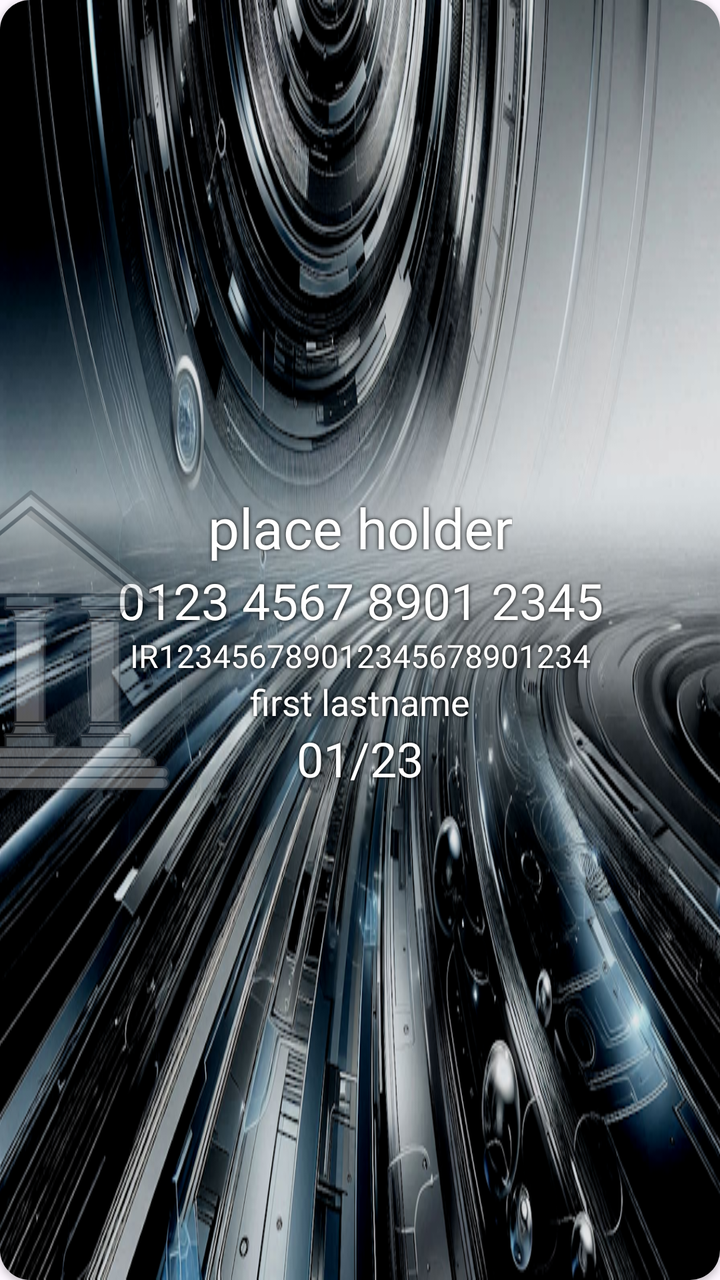
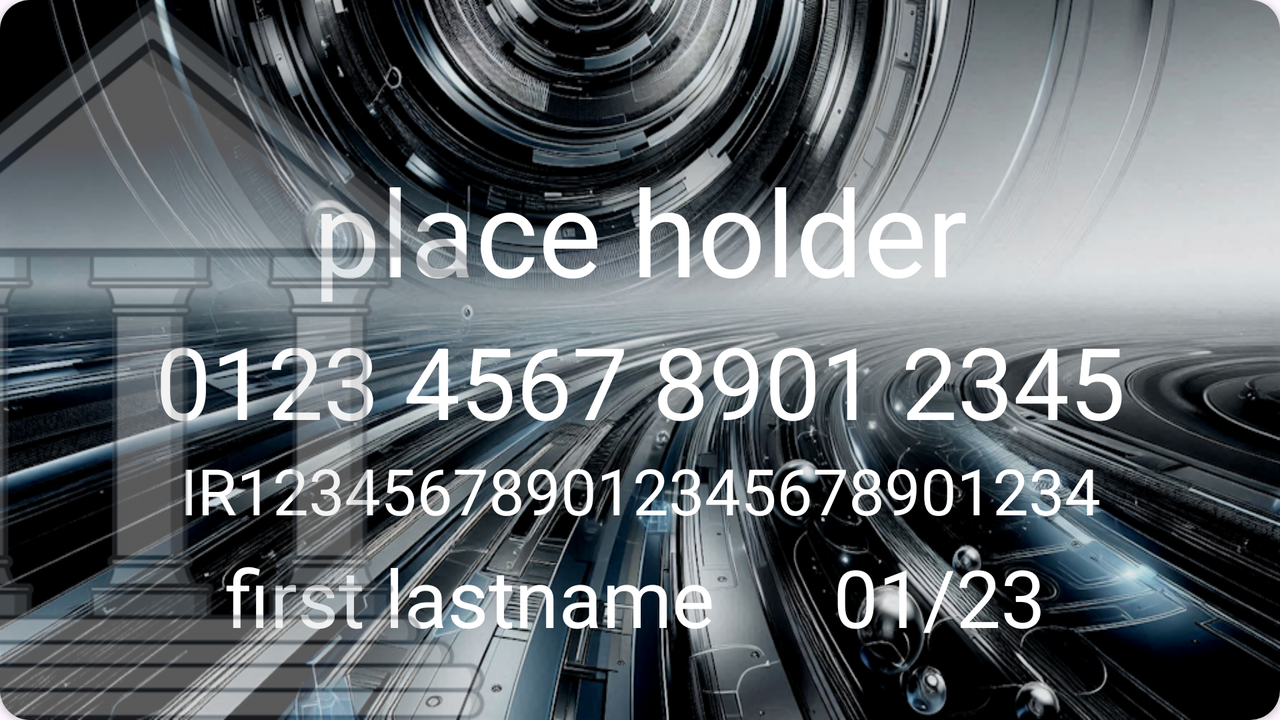

The same Android screen from two of the app's own layout files: first res/layout/ as a phone draws it, then the author's variant for another configuration, drawn on a device whose configuration selects that folder. Both files follow.
<!-- AndroidManifest.xml: application theme Theme.BankTest1 -->
<!-- res/layout/bank_card_view.xml -->
<?xml version="1.0" encoding="utf-8"?>
<androidx.cardview.widget.CardView xmlns:android="http://schemas.android.com/apk/res/android"
    xmlns:app="http://schemas.android.com/apk/res-auto"
    xmlns:tools="http://schemas.android.com/tools"
    android:layout_width="match_parent"
    android:layout_height="wrap_content"
    android:id="@+id/bank_card_view"
    android:layout_marginTop="5dp"
    android:layout_marginBottom="5dp"
    app:cardCornerRadius="15dp">

    <androidx.constraintlayout.widget.ConstraintLayout
        android:layout_width="wrap_content"
        android:layout_height="match_parent"
        android:elevation="50dp">

        <ImageView
            android:layout_width="150dp"
            android:layout_height="150dp"
            android:alpha="0.4"
            android:id="@+id/bank_logo"
            android:contentDescription="@string/image_of_bank_logo"
            app:layout_constraintStart_toStartOf="parent"
            app:layout_constraintTop_toTopOf="parent"
            app:layout_constraintBottom_toBottomOf="parent"
            android:layout_marginStart="-60dp"
            android:src="@drawable/ic_default"
            tools:ignore="VisualLintBounds" />

    </androidx.constraintlayout.widget.ConstraintLayout>



    <androidx.constraintlayout.widget.ConstraintLayout
        android:id="@+id/constraintLayoutCards"
        android:layout_width="match_parent"
        android:layout_height="match_parent"
        android:elevation="15dp"
        android:padding="10dp"
        android:background="@drawable/bg_default">

        <ImageButton
            android:layout_width="48dp"
            android:layout_height="48dp"
            android:contentDescription="@string/more_options_for_card"
            android:src="@drawable/ic_three_dots"
            android:scaleType="fitXY"
            android:layout_marginEnd="-12dp"
            app:layout_constraintEnd_toEndOf="parent"
            app:layout_constraintTop_toTopOf="parent"
            android:background="?android:selectableItemBackground"
            android:id="@+id/moreOperations"
            app:tint="@color/white"
            tools:ignore="VisualLintBounds" />

        <androidx.constraintlayout.widget.ConstraintLayout
            android:layout_width="wrap_content"
            android:layout_height="wrap_content"
            app:layout_constraintTop_toTopOf="parent"
            app:layout_constraintBottom_toBottomOf="parent"
            app:layout_constraintStart_toStartOf="parent"
            app:layout_constraintEnd_toEndOf="parent">

            <TextView
                android:id="@+id/card_title"
                android:layout_width="wrap_content"
                android:layout_height="wrap_content"
                android:layout_centerHorizontal="true"
                android:text="@string/placeholder"
                android:textColor="@color/white"
                android:textSize="28sp"
                android:shadowColor="#000000"
                android:shadowDx="0"
                android:shadowDy="0"
                android:shadowRadius="5"
                app:layout_constraintEnd_toEndOf="parent"
                app:layout_constraintStart_toStartOf="parent"
                app:layout_constraintTop_toTopOf="parent" />

            <TextView
                android:id="@+id/card_number"
                android:layout_width="wrap_content"
                android:layout_height="wrap_content"
                android:layout_centerHorizontal="true"
                android:text="@string/card_number_place_holder"
                android:textColor="@color/white"
                android:layout_marginTop="1dp"
                android:textSize="25sp"
                android:shadowColor="#000000"
                android:shadowDx="0"
                android:shadowDy="0"
                android:shadowRadius="5"
                app:layout_constraintEnd_toEndOf="parent"
                app:layout_constraintStart_toStartOf="parent"
                app:layout_constraintTop_toBottomOf="@id/card_title" />

            <TextView
                android:id="@+id/shaba_number"
                android:layout_width="wrap_content"
                android:layout_height="wrap_content"
                android:layout_centerHorizontal="true"
                android:text="@string/shaba_placeholder"
                android:textColor="@color/white"
                android:textSize="16sp"
                android:shadowColor="#000000"
                android:shadowDx="0"
                android:shadowDy="0"
                android:shadowRadius="5"
                app:layout_constraintEnd_toEndOf="parent"
                app:layout_constraintStart_toStartOf="parent"
                app:layout_constraintTop_toBottomOf="@id/card_number" />

            <TextView
                android:id="@+id/owner_name"
                android:layout_width="wrap_content"
                android:layout_height="wrap_content"
                android:layout_centerHorizontal="true"
                android:text="@string/owner_placeholder"
                android:textColor="@color/white"
                android:textSize="18sp"
                android:shadowColor="#000000"
                android:shadowDx="0"
                android:shadowDy="0"
                android:shadowRadius="5"
                app:layout_constraintStart_toStartOf="parent"
                app:layout_constraintEnd_toEndOf="parent"
                app:layout_constraintTop_toBottomOf="@id/shaba_number"/>

            <TextView
                android:id="@+id/expiry"
                android:layout_width="wrap_content"
                android:layout_height="wrap_content"
                android:layout_centerHorizontal="true"
                android:text="@string/expiry_placeholder"
                android:textColor="@color/white"
                android:textSize="24sp"
                android:shadowColor="#000000"
                android:shadowDx="0"
                android:shadowDy="0"
                android:shadowRadius="5"
                app:layout_constraintEnd_toEndOf="parent"
                app:layout_constraintStart_toStartOf="parent"
                app:layout_constraintTop_toBottomOf="@id/owner_name" />

            <androidx.constraintlayout.widget.Guideline
                android:id="@+id/guideline"
                android:layout_width="wrap_content"
                android:layout_height="wrap_content"
                android:orientation="vertical"
                app:layout_constraintGuide_begin="35dp" />

            <androidx.constraintlayout.widget.Guideline
                android:id="@+id/guideline2"
                android:layout_width="wrap_content"
                android:layout_height="wrap_content"
                android:orientation="vertical"
                app:layout_constraintGuide_begin="345dp" />

        </androidx.constraintlayout.widget.ConstraintLayout>

    </androidx.constraintlayout.widget.ConstraintLayout>


</androidx.cardview.widget.CardView>
<!-- resources referenced by this layout -->
<resources>
  <color name="white">#FFFFFF</color>
  <!-- drawable bg_default: png bitmap (drawable, 785667 bytes) -->
  <!-- drawable ic_default: png bitmap (drawable, 54838 bytes) -->
  <string name="card_number_place_holder">0123 4567 8901 2345</string>
  <string name="expiry_placeholder">01/23</string>
  <string name="image_of_bank_logo">Image of Bank Log</string>
  <string name="more_options_for_card">more options for card</string>
  <string name="owner_placeholder">first lastname</string>
  <string name="placeholder">place holder</string>
  <string name="shaba_placeholder">IR123456789012345678901234</string>
  <style name="Theme.BankTest1" parent="Base.Theme.BankTest1">
      <item name="android:statusBarColor">
          @color/lavender
      </item>
  
      </style>
  <style name="Base.Theme.BankTest1" parent="Theme.Material3.DayNight.NoActionBar">
      </style>
  <color name="lavender">#DCC6FF</color>
</resources>
<!-- res/layout-land/bank_card_view.xml (the author's variant of the layout above) -->
<!-- drawn on the phone turned sideways -->
<?xml version="1.0" encoding="utf-8"?>
<androidx.cardview.widget.CardView xmlns:android="http://schemas.android.com/apk/res/android"
    xmlns:app="http://schemas.android.com/apk/res-auto"
    android:layout_width="match_parent"
    android:id="@+id/bank_card_view"
    android:layout_height="wrap_content"
    android:layout_marginTop="5dp"
    app:cardCornerRadius="15dp">

    <androidx.constraintlayout.widget.ConstraintLayout
        android:layout_width="wrap_content"
        android:layout_height="match_parent"
        android:elevation="50dp">

        <ImageView
            android:layout_width="match_parent"
            android:layout_height="match_parent"
            android:alpha="0.4"
            android:id="@+id/bank_logo"
            android:contentDescription="@string/image_of_bank_logo"
            app:layout_constraintStart_toStartOf="parent"
            app:layout_constraintTop_toTopOf="parent"
            app:layout_constraintBottom_toBottomOf="parent"
            android:layout_marginStart="-180dp"
            android:src="@drawable/ic_default" />

    </androidx.constraintlayout.widget.ConstraintLayout>

    <androidx.constraintlayout.widget.ConstraintLayout
        android:id="@+id/constraintLayoutCards"
        android:layout_width="match_parent"
        android:layout_height="match_parent"
        android:elevation="15dp"
        android:padding="10dp"
        android:background="@drawable/bg_default">

        <ImageButton
            android:layout_width="40dp"
            android:layout_height="40dp"
            android:src="@drawable/ic_three_dots"
            android:scaleType="fitXY"
            android:layout_marginEnd="-12dp"
            app:layout_constraintEnd_toEndOf="parent"
            app:layout_constraintTop_toTopOf="parent"
            android:background="?android:selectableItemBackground"
            android:id="@+id/moreOperations"
            app:tint="@color/white" />

        <androidx.constraintlayout.widget.ConstraintLayout
            android:layout_width="wrap_content"
            android:layout_height="wrap_content"
            app:layout_constraintTop_toTopOf="parent"
            app:layout_constraintBottom_toBottomOf="parent"
            app:layout_constraintStart_toStartOf="parent"
            app:layout_constraintEnd_toEndOf="parent">

            <TextView
                android:id="@+id/card_title"
                android:layout_width="wrap_content"
                android:layout_height="wrap_content"
                android:layout_centerHorizontal="true"
                android:layout_marginTop="40dp"
                android:text="@string/placeholder"
                android:textColor="@color/white"
                android:textSize="60sp"
                app:layout_constraintEnd_toEndOf="parent"
                app:layout_constraintStart_toStartOf="parent"
                app:layout_constraintTop_toTopOf="parent" />

            <TextView
                android:id="@+id/card_number"
                android:layout_width="wrap_content"
                android:layout_height="wrap_content"
                android:layout_centerHorizontal="true"
                android:text="@string/card_number_place_holder"
                android:textColor="@color/white"
                android:layout_marginTop="2dp"
                android:textSize="50sp"
                app:layout_constraintEnd_toEndOf="parent"
                app:layout_constraintStart_toStartOf="parent"
                app:layout_constraintTop_toBottomOf="@id/card_title" />

            <TextView
                android:id="@+id/shaba_number"
                android:layout_width="wrap_content"
                android:layout_height="wrap_content"
                android:layout_centerHorizontal="true"
                android:text="@string/shaba_placeholder"
                android:textColor="@color/white"
                android:textSize="32sp"
                app:layout_constraintEnd_toEndOf="parent"
                app:layout_constraintStart_toStartOf="parent"
                app:layout_constraintTop_toBottomOf="@id/card_number" />

            <TextView
                android:id="@+id/expiry"
                android:layout_width="wrap_content"
                android:layout_height="wrap_content"
                android:layout_centerHorizontal="true"
                android:text="@string/expiry_placeholder"
                android:textColor="@color/white"
                android:textSize="40sp"
                android:layout_marginTop="5dp"
                app:layout_constraintEnd_toEndOf="parent"
                android:layout_marginEnd="40dp"
                app:layout_constraintTop_toBottomOf="@id/shaba_number" />

            <TextView
                android:id="@+id/owner_name"
                android:layout_width="wrap_content"
                android:layout_height="wrap_content"
                android:layout_centerHorizontal="true"
                android:text="@string/owner_placeholder"
                android:textColor="@color/white"
                android:textSize="40sp"
                app:layout_constraintBottom_toBottomOf="@+id/expiry"
                app:layout_constraintStart_toEndOf="@id/guideline"
                app:layout_constraintTop_toTopOf="@+id/expiry" />

            <androidx.constraintlayout.widget.Guideline
                android:id="@+id/guideline"
                android:layout_width="wrap_content"
                android:layout_height="wrap_content"
                android:orientation="vertical"
                app:layout_constraintGuide_begin="35dp" />

            <androidx.constraintlayout.widget.Guideline
                android:id="@+id/guideline2"
                android:layout_width="wrap_content"
                android:layout_height="wrap_content"
                android:orientation="vertical"
                app:layout_constraintGuide_begin="345dp" />
        </androidx.constraintlayout.widget.ConstraintLayout>
    </androidx.constraintlayout.widget.ConstraintLayout>


</androidx.cardview.widget.CardView>
<!-- resources referenced by the variant -->
<!-- as the phone turned sideways resolves them -->
<resources>
  <color name="white">#FFFFFF</color>
  <!-- drawable bg_default: png bitmap (drawable, 785667 bytes) -->
  <!-- drawable ic_default: png bitmap (drawable, 54838 bytes) -->
  <string name="card_number_place_holder">0123 4567 8901 2345</string>
  <string name="expiry_placeholder">01/23</string>
  <string name="image_of_bank_logo">Image of Bank Log</string>
  <string name="owner_placeholder">first lastname</string>
  <string name="placeholder">place holder</string>
  <string name="shaba_placeholder">IR123456789012345678901234</string>
  <style name="Theme.BankTest1" parent="Base.Theme.BankTest1">
      <item name="android:statusBarColor">
          @color/lavender
      </item>
  
      </style>
  <style name="Base.Theme.BankTest1" parent="Theme.Material3.DayNight.NoActionBar">
      </style>
  <color name="lavender">#DCC6FF</color>
</resources>
